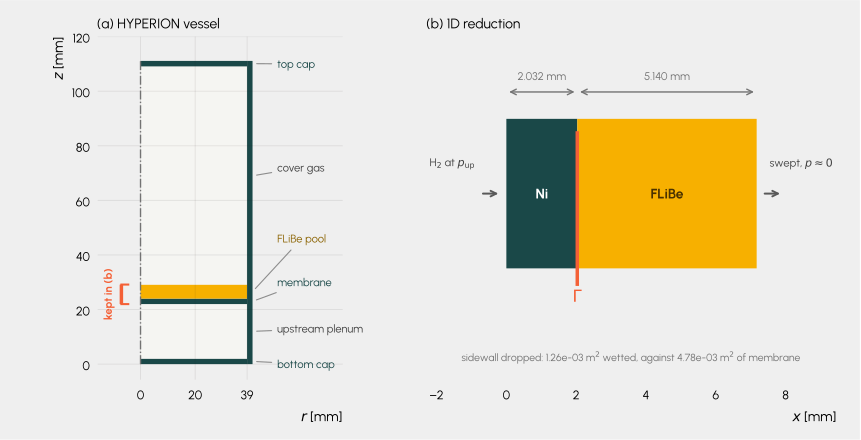

Python code for this plot:
"""Geometry figure for Sec. "System description and model setup".

Two panels. (a) the HYPERION vessel as an axisymmetric half-section, drawn to
the coordinates of mesh.py in the HYPERION modelling repo. (b) the 1D reduction
the rest of Sec. 5 uses, which keeps the membrane and the pool and drops
everything else.

The point of putting them side by side is to make the reduction auditable. The
salt wets a sidewall as well as the membrane, and that sidewall carries a
permeation path in parallel with the one being modelled; the figure states the
two areas so the reader can size the omission. The multidimensional treatment
is in the companion analysis cited as `hyperion_multidim` in the paper. The 1D
model here is for demonstration, not for inferring properties from data, so the
omission is a caveat and not an error bar.

Produces:

  - geometry_sketch.pdf
"""

import matplotlib

matplotlib.use("Agg")

import matplotlib.pyplot as plt
import morethemes as mt
from matplotlib.patches import Rectangle

from parameters import (
    L_NI,
    L_SALT,
    MEMBRANE_AREA,
    R_INNER,
    R_OUTER,
    SIDEWALL_AREA,
    VESSEL_LAYERS,
)

MM = 1e3  # metres to millimetres, the units the figure is labelled in

NICKEL = "#1a4848"
SALT = "#f7b000"
GAS = "#f5f5f2"
GUIDE = "0.45"


def draw_vessel(ax):
    """Axisymmetric half-section, radius to the right, axis at r = 0."""
    for name, y_bottom, y_top, kind in VESSEL_LAYERS:
        colour = {"nickel": NICKEL, "salt": SALT, "gas": GAS}[kind]
        ax.add_patch(
            Rectangle(
                (0, y_bottom * MM),
                R_INNER * MM,
                (y_top - y_bottom) * MM,
                facecolor=colour,
                edgecolor="none",
            )
        )

    # the outer wall runs the full height, and is the surface the 1D model drops
    y_total = VESSEL_LAYERS[-1][2]
    ax.add_patch(
        Rectangle(
            (R_INNER * MM,
             0),
            (R_OUTER - R_INNER) * MM,
            y_total * MM,
            facecolor=NICKEL,
            edgecolor="none",
        )
    )

    ax.plot([0, 0], [0, y_total * MM], color=GUIDE, linestyle="-.", linewidth=1)

    # Labels sit clear of the vessel and are joined to their layer by a thin
    # leader, because the membrane and the pool are 2 and 5 mm thick on a 111 mm
    # vessel and their labels would otherwise land on top of each other.
    label_x = 50.0
    labels = (
        ("top cap", 0.1101, 110.0, NICKEL),
        ("cover gas", 0.069, 72.0, "0.25"),
        ("FLiBe pool", 0.02657, 46.0, "#8a6200"),
        ("membrane", 0.023, 30.0, NICKEL),
        ("upstream plenum", 0.012, 13.0, "0.25"),
        ("bottom cap", 0.001, 0.0, NICKEL),
    )
    for text, y_layer, y_label, colour in labels:
        ax.annotate(
            text,
            xy=(R_OUTER * MM, y_layer * MM),
            xytext=(label_x, y_label),
            textcoords="data",
            va="center",
            ha="left",
            fontsize=8,
            color=colour,
            arrowprops=dict(arrowstyle="-", color="0.55", linewidth=0.8,
                            shrinkA=2, shrinkB=3),
        )

    # bracket over the two layers the 1D model keeps, which is what panel (b) is.
    # It goes on the axis side so it does not compete with the layer labels.
    bracket_x = -7.0
    ax.plot(
        [bracket_x, bracket_x], [22.0, 29.14],
        color="#f46036", linewidth=2.5, solid_capstyle="butt",
    )
    for y in (22.0, 29.14):
        ax.plot([bracket_x, bracket_x + 2.5], [y, y], color="#f46036", linewidth=1.5)
    ax.text(
        bracket_x - 2.5, 25.6, "kept in (b)",
        rotation=90, ha="right", va="center",
        fontsize=8, weight="bold", color="#f46036",
    )

    ax.set_xlim(-16, 74)
    ax.set_ylim(-6, 120)
    ax.set_aspect("equal")
    ax.set_xlabel("$r$ [mm]")
    ax.set_ylabel("$z$ [mm]")
    ax.set_xticks([0, 20, 39])
    ax.set_title("(a) HYPERION vessel", loc="left", fontsize=10)


def draw_reduction(ax):
    """The 1D two-slab model, drawn to the thicknesses the solver uses."""
    total = (L_NI + L_SALT) * MM

    ax.add_patch(
        Rectangle((0, 0), L_NI * MM, 1, facecolor=NICKEL, edgecolor="none")
    )
    ax.add_patch(
        Rectangle((L_NI * MM, 0), L_SALT * MM, 1, facecolor=SALT, edgecolor="none")
    )

    ax.text(
        L_NI * MM / 2, 0.5, "Ni", ha="center", va="center",
        color="white", weight="bold",
    )
    ax.text(
        L_NI * MM + L_SALT * MM / 2, 0.5, "FLiBe", ha="center", va="center",
        color="#4a3200", weight="bold",
    )

    ax.axvline(L_NI * MM, color="#f46036", linewidth=2.5, ymin=0.28, ymax=0.72)
    ax.annotate(
        r"$\Gamma$",
        xy=(L_NI * MM, -0.12),
        ha="center",
        va="top",
        fontsize=12,
        weight="bold",
        color="#f46036",
    )

    # the two gas-side boundary conditions, drawn as flux into and out of the stack
    for x, dx, text_x, ha, text in (
        (-0.75, 0.6, -2.2, "left", "H$_2$ at $p_\\mathrm{up}$"),
        (total + 0.15, 0.6, total + 2.2, "right", "swept, $p \\approx 0$"),
    ):
        ax.annotate(
            "",
            xy=(x + dx, 0.5),
            xytext=(x, 0.5),
            arrowprops=dict(arrowstyle="->", color="0.35", linewidth=1.4),
        )
        ax.text(text_x, 0.68, text, ha=ha, fontsize=8, color="0.25")

    # thicknesses above the stack, clear of everything else
    for x0, x1, text in (
        (0.0, L_NI * MM, f"{L_NI * MM:.3f} mm"),
        (L_NI * MM, total, f"{L_SALT * MM:.3f} mm"),
    ):
        ax.annotate(
            "", xy=(x0, 1.18), xytext=(x1, 1.18),
            arrowprops=dict(arrowstyle="<->", color=GUIDE, linewidth=1),
        )
        ax.text((x0 + x1) / 2, 1.26, text, ha="center", fontsize=8, color=GUIDE)

    ax.set_xlim(-2.3, total + 2.3)
    ax.set_ylim(-0.75, 1.55)
    ax.set_yticks([])
    ax.set_xlabel("$x$ [mm]")
    ax.spines["left"].set_visible(False)
    ax.grid(False)
    ax.set_title("(b) 1D reduction", loc="left", fontsize=10)

    ax.text(
        total / 2,
        -0.62,
        f"sidewall dropped: {SIDEWALL_AREA:.2e} m$^2$ wetted, against "
        f"{MEMBRANE_AREA:.2e} m$^2$ of membrane",
        ha="center",
        fontsize=7.5,
        color=GUIDE,
    )


def plot(filename):
    mt.set_theme("urban")
    plt.rcParams["axes.prop_cycle"] = plt.cycler(
        color=["#1a4848", "#f7b000", "#f46036", "#c9f2c7", "#aceca1"]
    )
    plt.rcParams["axes.spines.top"] = False
    plt.rcParams["axes.spines.right"] = False

    fig, (ax_vessel, ax_1d) = plt.subplots(
        1, 2, figsize=(8.6, 4.4), gridspec_kw={"width_ratios": [1, 1.15]}
    )
    draw_vessel(ax_vessel)
    draw_reduction(ax_1d)

    fig.tight_layout()
    fig.savefig(filename)
    print(f"wrote {filename}")
    print(f"  sidewall / membrane area = {SIDEWALL_AREA / MEMBRANE_AREA:.3f}")
    print(
        f"  sidewall / wetted Ni     = "
        f"{SIDEWALL_AREA / (SIDEWALL_AREA + MEMBRANE_AREA):.3f}"
    )


if __name__ == "__main__":
    plot("geometry_sketch.pdf")
